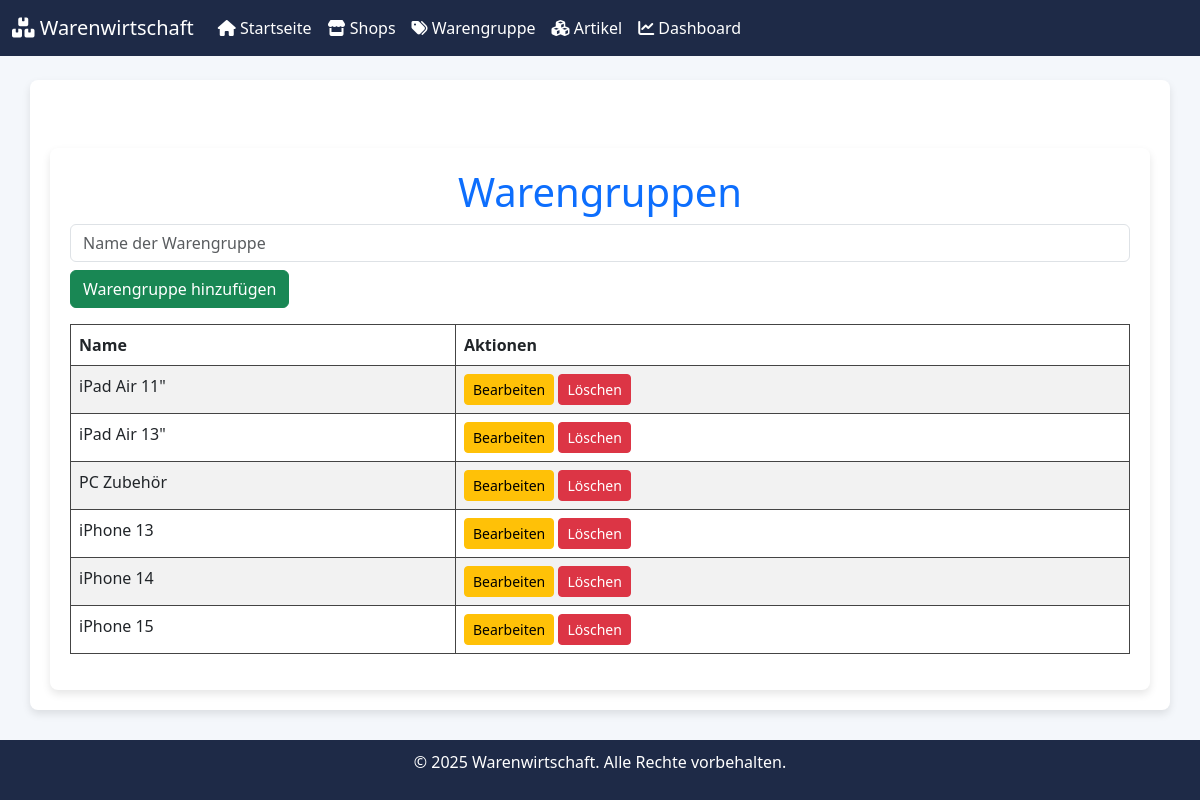
The page /categories on the database its author committed.
### app-2.py (models this page shows)
class Category(db.Model):
    id = db.Column(db.Integer, primary_key=True)
    name = db.Column(db.String(100), nullable=False)

### app-2.py (the view)
@app.route('/categories', methods=['GET', 'POST'])
def categories():
    if request.method == 'POST':
        category_name = request.form['name']
        new_category = Category(name=category_name)
        db.session.add(new_category)
        db.session.commit()
        return redirect(url_for('categories'))
    categories = Category.query.all()
    return render_template('categories.html', categories=categories)

### templates/categories.html
{% extends "base.html" %}
{% block content %}
<div class="container mt-5">
    <h1 class="text-center text-primary">Warengruppen</h1>
    <form method="POST" class="mb-3">
        <input type="text" name="name" placeholder="Name der Warengruppe" class="form-control" required>
        <button type="submit" class="btn btn-success mt-2">Warengruppe hinzufügen</button>
    </form>
    <table class="table table-striped">
        <thead class="thead-dark" style="background-color: #1E3A8A; color: white;">
            <tr>
                <th>Name</th>
                <th>Aktionen</th>
            </tr>
        </thead>
        <tbody>
            {% for category in categories %}
            <tr>
                <td>{{ category.name }}</td>
                <td>
                    <a href="/categories/edit/{{ category.id }}" class="btn btn-warning btn-sm">Bearbeiten</a>
                    <form action="/categories/delete/{{ category.id }}" method="POST" style="display: inline;">
                        <button type="submit" class="btn btn-danger btn-sm">Löschen</button>
                    </form>
                </td>
            </tr>
            {% endfor %}
        </tbody>
    </table>
</div>
{% endblock %}

### static/styles.css (style rules this page uses)
table { width: 100%; border-collapse: collapse; }
table th, table td { border: 1px solid #444; padding: 8px; text-align: left; }
table th { background-color: #2c3e50; color: white; }
table tr:nth-child(even) { background-color: #f2f2f2; }

### templates/base.html (style rules this page uses)
body { background-color: #f4f7fb; color: #333; display: flex; flex-direction: column; min-height: 100vh; }
.container { background-color: white; box-shadow: 0 4px 8px rgba(0, 0, 0, 0.1); border-radius: 8px; padding: 20px; }

### rows shown on the page
Category: name "iPad Air 11\""
Category: name "iPad Air 13\""
Category: name "PC Zubehör"
Category: name "iPhone 13"
Category: name "iPhone 14"
Category: name "iPhone 15"
